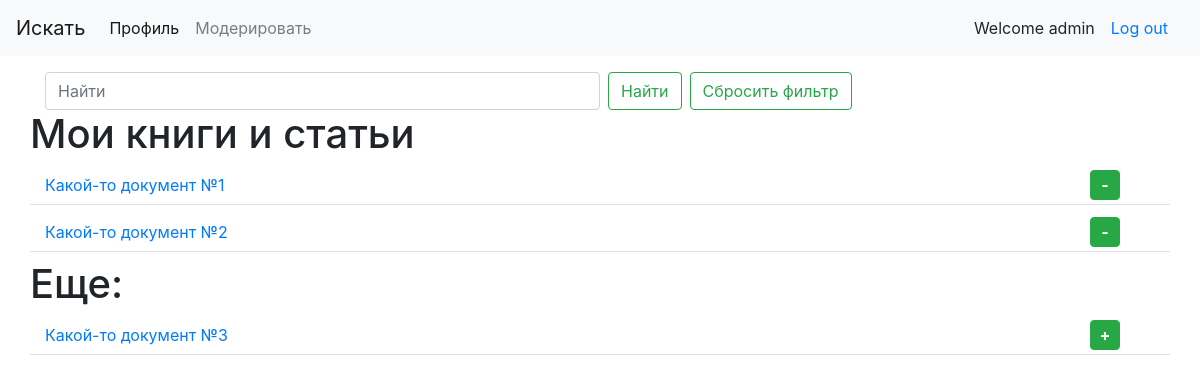
The page / (signed in) on the database as committed earlier.
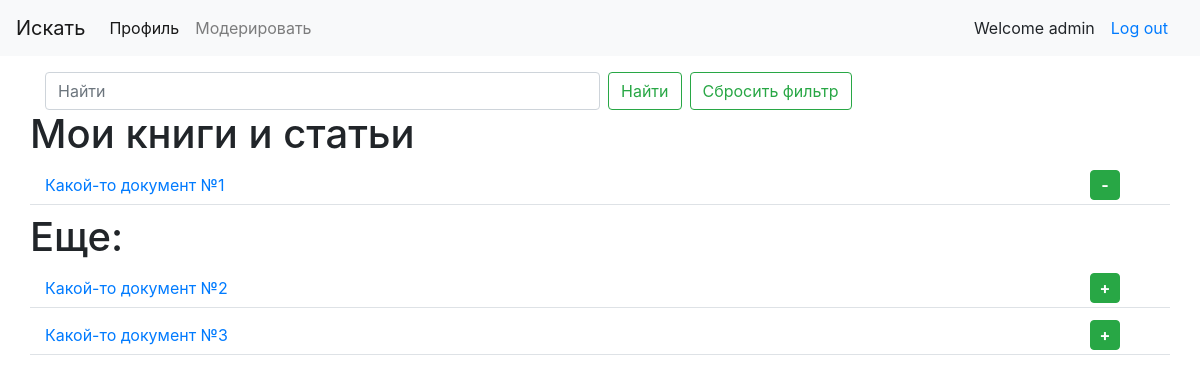
The same page on the database as committed later.
### artman/models_anton.py (models this page shows, shortened)
class Document(models.Model):
    file = models.FileField(
        upload_to=upload_path,
        max_length=600
    )
    net_url = models.URLField(max_length=600)
    title = models.CharField(max_length=200)

### artman/models.py (models this page shows)
class BookShelf(models.Model):
    user = models.ForeignKey(
        settings.AUTH_USER_MODEL,
        on_delete=models.CASCADE
    )
    article = models.ForeignKey(
        Document,
        on_delete=models.CASCADE
    )
    taccess = models.DateTimeField(default=timezone.now)

### artman/views.py (the view, shortened to what this page needs)
# urls.py: path('', HomeView.as_view(), name='homepage'),
class HomeView(LoginRequiredMixin, View):
    def get(self, request):
        user_books = BookShelf.objects.filter(user=request.user).select_related()
        if user_books.exists():
            books = list(map(lambda x: x.article.pk, user_books))
            docs = Document.objects.exclude(pk__in=books)
        else:
            docs = Document.objects.all()
        sform = SearchDocumentForm(request.GET)
        if sform.is_valid():
            query = sform.cleaned_data.get('search')
            q = Q(title__contains=query)
            user_books = user_books.filter(article__title__contains=query)
            docs = docs.filter(q)
        return render(request, 'artman/homepage.html', {
            'sform': sform,
            'docs': docs,
            'bookshelf': user_books,
        })

### artman/forms.py
class SearchDocumentForm(forms.Form):
    search = forms.CharField(max_length=100, required=False,
        widget=forms.TextInput(attrs={
            'class': 'form-control w-50 mr-2',
            'placeholder': 'Найти',
            'type': 'search',
            'aria-label': 'Найти',
            'name': 'q',
            'style': 'min-width: 50%;'
        })
    )

### artman/templates/artman/homepage.html (shortened to what this page needs)
{% extends 'artman/index.html' %}
{% load static %}
{% block content %}
<div class="container mt-3">
  <div class="row">
    <div class="col-lg-12">
      <form class="form-inline w-100 my-2 my-lg-0" method="GET" action=".">
        {{ sform.search }}
        <button class="btn btn-outline-success mr-2 my-sm-0" type="submit">Найти</button>
        <a class="btn btn-outline-success my-sm-0" href=".">Сбросить фильтр</a>
      </form>
    </div>
  </div>
  <div class="row">
    <div id="main_content" class="container">
      {% include 'artman/homepage__content.html' with bookshelf=bookshelf docs=docs %}
    </div>
  </div>
</div>
{% endblock %}

### artman/templates/artman/index.html (shortened to what this page needs)
<!DOCTYPE html>
<html>
  <head>
     <link href="http://netdna.bootstrapcdn.com/bootstrap/4.1.0/css/bootstrap.min.css" rel="stylesheet">
  </head>
  <body>
    <nav class="navbar navbar-expand-md navbar-expand-lg navbar-light bg-light">
      <a class="navbar-brand" href="#">Искать</a>
      <div class="collapse navbar-collapse" id="navbarSupportedContent">
        <ul class="navbar-nav mr-auto">
          <li class="nav-item active">
            <a class="nav-link" href="{% url 'homepage' %}">Профиль <span class="sr-only">(current)</span></a>
          </li>
          {% if request.user.is_staff %}
          <li class="nav-item">
            <a class="nav-link" href="{% url 'moderate_page' %}">Модерировать</a>
          </li>
          {% endif %}
        </ul>
        {% if request.user.is_authenticated %}
        <span>Welcome {{ request.user.username }}</span>
        <a class="nav-link" href="{% url 'logout' %}">Log out</a>
        {% else %}
        <a class="nav-link" href="{% url 'login' %}">Log In</a>
        {% endif %}
      </div>
    </nav>
    {% block content %}{% endblock %}
  </body>
</html>

### artman/templates/artman/homepage__content.html
<div class="row">
  <h1>Мои книги и статьи</h1>
</div>
<div id="user_data">
  {% for book in bookshelf %}
  {% include 'artman/document.html' with document=book.article remove=True %}
  {% empty %}
  <div class="row">
    <h3>Вы пока не добавили ни одной книги или статьи</h3>
  </div>
  {% endfor %}
</div>
{% if docs %}
<div class="row">
  <h1>Еще:</h1>
</div>
{% endif %}
{% for document in docs %}
  {% include 'artman/document.html' with document=document add=True%}
{% endfor %}

### artman/templates/artman/document.html (shortened to what this page needs)
<div class="row mb-2 border-bottom">
  <form class="form-inline w-100 my-2 my-lg-1" action="." method="post">
    <div class="col-md-11 col-lg-11">
      <a href="{{ document.file.url }}">{{ document.title }}</a>
    </div>
    <div class="col-md-1 col-lg-1 m-auto">
      {% if add %}
        <button type="submit" class="btn btn-success glyphicon glyphicon-plus"></button>
      {% endif %}
      {% if remove %}
        <button type="submit" class="btn btn-success glyphicon glyphicon-minus"></button>
      {% endif %}
    </div>
  </form>
</div>

### artman/templates/artman/index.html (style rules this page uses)
div.m-auto > button[type="submit"] { box-sizing: border-box; padding: 0px; width: 30px; height: 30px; }
.glyphicon-plus::before { content: "+"; font-weight: bold; }
.glyphicon-minus::before { content: "-"; font-weight: bold; }

Rows that differ between the two databases and show on the page:
removed BookShelf: {{ document.title }} "Какой-то документ №2"
now on one of the page's lists (row unchanged): Document: title "Какой-то документ №2"
